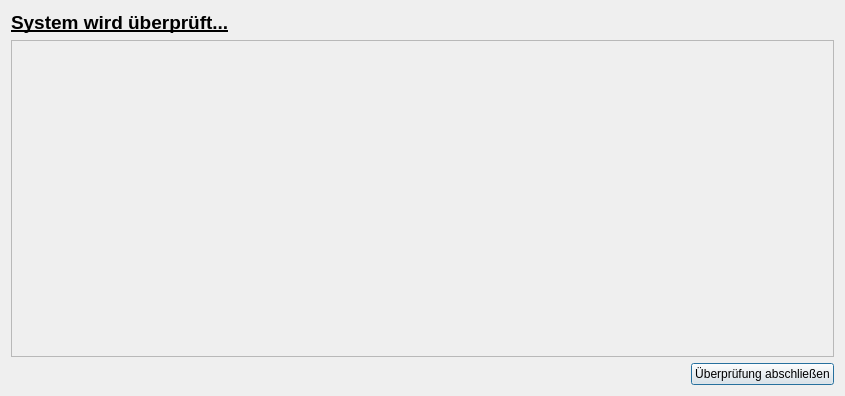
<?xml version="1.0" encoding="UTF-8"?>
<ui version="4.0">
 <class>CheckSysDialog</class>
 <widget class="QDialog" name="CheckSysDialog">
  <property name="geometry">
   <rect>
    <x>0</x>
    <y>0</y>
    <width>845</width>
    <height>396</height>
   </rect>
  </property>
  <property name="windowTitle">
   <string>Dialog</string>
  </property>
  <layout class="QVBoxLayout" name="verticalLayout">
   <item>
    <widget class="QLabel" name="label">
     <property name="text">
      <string>&lt;html&gt;&lt;head/&gt;&lt;body&gt;&lt;p&gt;&lt;span style=&quot; font-size:14pt; font-weight:700; text-decoration: underline;&quot;&gt;System wird überprüft...&lt;/span&gt;&lt;/p&gt;&lt;/body&gt;&lt;/html&gt;</string>
     </property>
    </widget>
   </item>
   <item>
    <widget class="QScrollArea" name="scrollArea">
     <property name="widgetResizable">
      <bool>true</bool>
     </property>
     <widget class="QWidget" name="scrollAreaWidgetContents">
      <property name="geometry">
       <rect>
        <x>0</x>
        <y>0</y>
        <width>825</width>
        <height>311</height>
       </rect>
      </property>
     </widget>
    </widget>
   </item>
   <item>
    <layout class="QHBoxLayout" name="horizontalLayout">
     <item>
      <spacer name="horizontalSpacer">
       <property name="orientation">
        <enum>Qt::Horizontal</enum>
       </property>
       <property name="sizeHint" stdset="0">
        <size>
         <width>40</width>
         <height>20</height>
        </size>
       </property>
      </spacer>
     </item>
     <item>
      <widget class="QPushButton" name="BtnWeiter">
       <property name="text">
        <string>Überprüfung abschließen</string>
       </property>
      </widget>
     </item>
    </layout>
   </item>
  </layout>
 </widget>
 <resources/>
 <connections/>
</ui>
